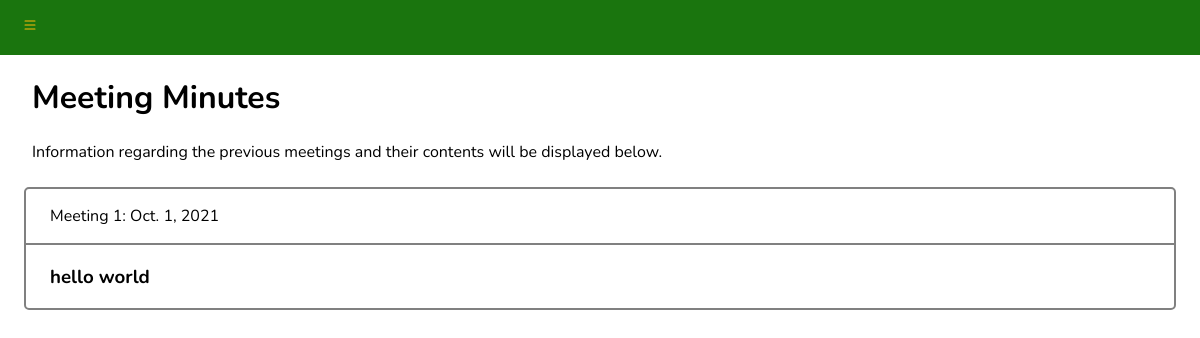
The app's page /student_portal/meeting-minutes (signed in), older data.
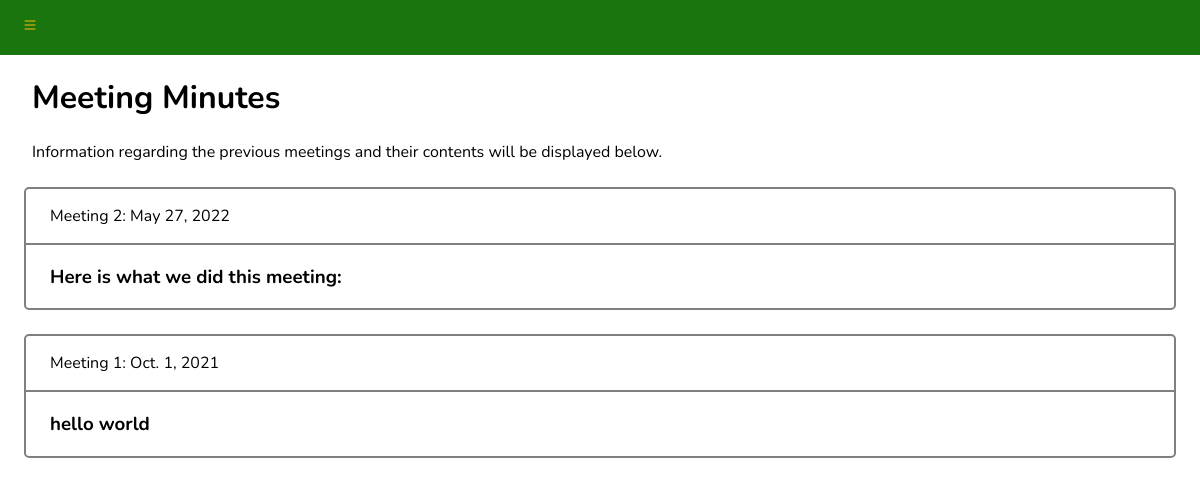
The same page, newer data.
### student_portal/models.py (models this page shows)
class MeetingMinute(models.Model):
  date = models.DateField(default=timezone.now)
  contents = models.CharField(max_length=3000)
  class Meta:
    ordering = ["-date"]

### student_portal/views.py (the view)
# urls.py: path("meeting-minutes", views.minutes, name="minutes"),
@login_required
def minutes(request):
  minutes = MeetingMinute.objects.all()
  return render(request, "student_portal/minutes.html", {"minutes": minutes})

### student_portal/templates/student_portal/minutes.html (shortened to what this page needs)
{% extends 'base_2.html' %}
{% block content %}
<div class="flex-container">
  <div id="navbar">
    <div id="sidebar">
      <button onclick="expandNav()" id="menu-toggle">
      </button>
    </div>
  </div>
</div>
<div class="main-content">
  <h1>Meeting Minutes</h1>
  <p>Information regarding the previous meetings and their contents will be displayed below.</p>
</div>
<div class="minutes-block">
  {% for minute in minutes %}
  <div class="minute">
    <div class="date-header">
      <p>Meeting {{forloop.revcounter}}: {{minute.date}}</p>
    </div>
    <h3 class="minute-contents">{{minute.contents}}</h3>
  </div>
  {% endfor %}
</div>
{% endblock %}

Row changes from the older to the newer data that the page shows:
added MeetingMinute: date "May 27, 2022", contents "Here is what we did this meeting:"
